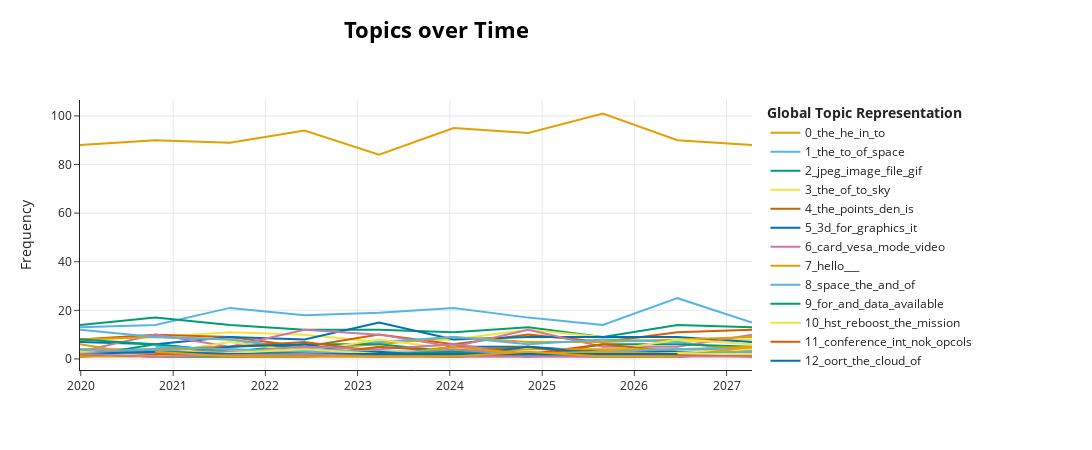

Write notebook code for a chart like this one.
### Markdown cell above
## BERTopic: Topic Over Time

BERTopic can track how topics evolve over time:

### Code cell
# Prepare timestamps
import pandas as pd
timestamps = pd.date_range('2020-01-01', periods=len(docs), freq='D')

# Track topics over time
topics_over_time = topic_model.topics_over_time(
    docs=docs,
    timestamps=timestamps,
    nr_bins=10
)

# Visualize evolution
fig = topic_model.visualize_topics_over_time(topics_over_time)
fig.show()
